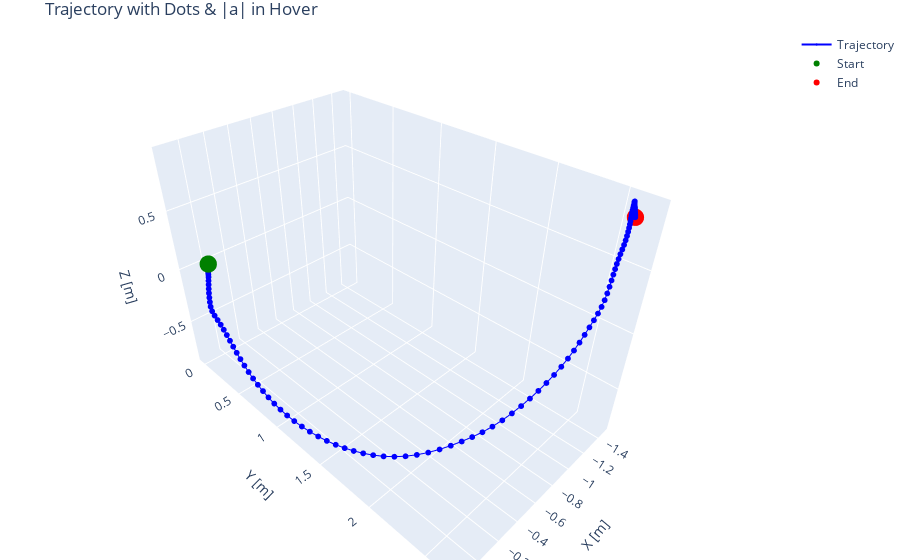

Notebook source saved alongside this figure:
### Code cell
plot_trajectory_with_dots(pos, a_mag,)

### Figure 1 — Plotly figure (JSON) as saved in the notebook; plotly's stock layout.template omitted (floating-point values rounded to 4 significant figures; data arrays with more than 128 entries replaced by an {"elided": "..."} marker saying what was removed)
{"data": [{"customdata": {"elided": "352x1 float values"}, "hovertemplate": "X: %{x:.3f} m<br>Y: %{y:.3f} m<br>Z: %{z:.3f} m<br>|a|: %{customdata[0]:.3f} m/s²", "line": {"color": "blue", "width": 2}, "marker": {"color": "blue", "size": 2}, "mode": "lines+markers", "name": "Trajectory", "type": "scatter3d", "x": {"elided": "352 float values"}, "y": {"elided": "352 float values"}, "z": {"elided": "352 float values"}}, {"hovertemplate": "Start<br>X: %{x:.3f} m<br>Y: %{y:.3f} m<br>Z: %{z:.3f} m", "marker": {"color": "green", "size": 6}, "mode": "markers", "name": "Start", "type": "scatter3d", "x": [0], "y": [0], "z": [0]}, {"hovertemplate": "End<br>X: %{x:.3f} m<br>Y: %{y:.3f} m<br>Z: %{z:.3f} m", "marker": {"color": "red", "size": 6}, "mode": "markers", "name": "End", "type": "scatter3d", "x": [-1.459], "y": [2.6], "z": [0.8427]}], "layout": {"margin": {"b": 0, "l": 0, "r": 0, "t": 30}, "scene": {"aspectmode": "data", "xaxis": {"title": {"text": "X [m]"}}, "yaxis": {"title": {"text": "Y [m]"}}, "zaxis": {"title": {"text": "Z [m]"}}}, "title": {"text": "Trajectory with Dots & |a| in Hover"}}}
